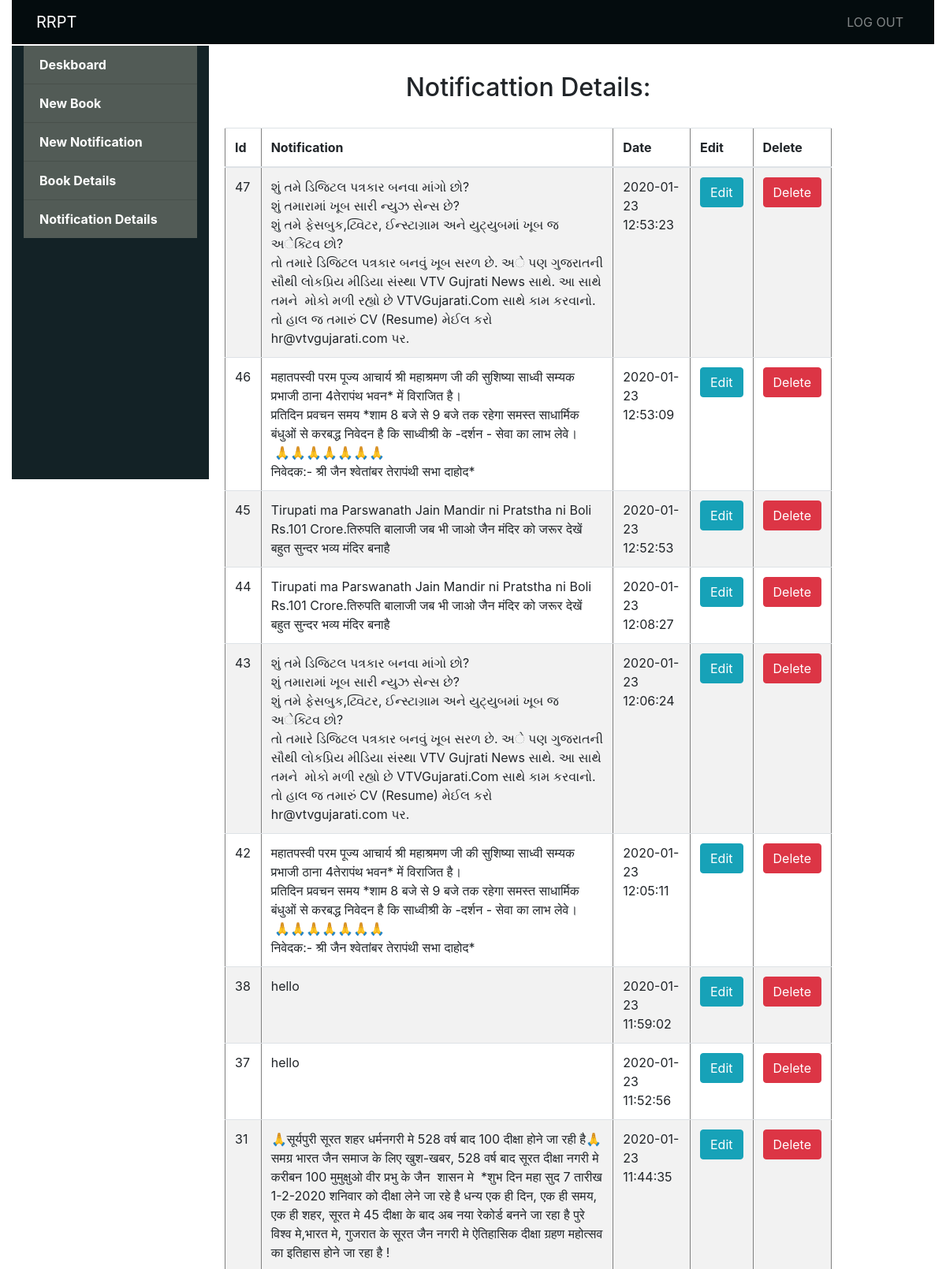
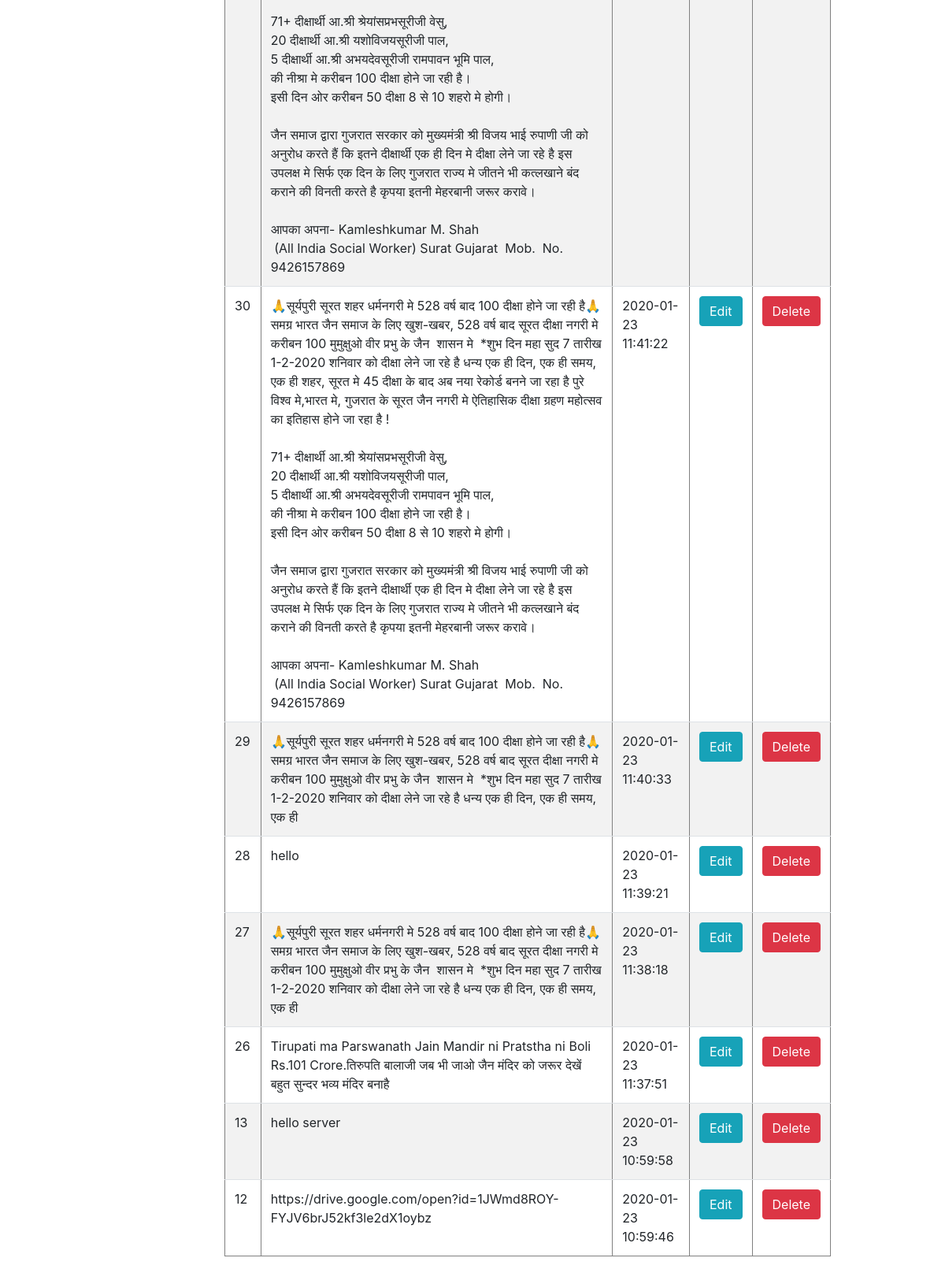
/notidetailsphp.php (signed in), run on the app's committed database (2 pictures, top to bottom).
### tables this page shows
CREATE TABLE IF NOT EXISTS `notification` (
  `noti_id` int(6) NOT NULL AUTO_INCREMENT,
  `noti_name` varchar(15000) NOT NULL,
  `date` timestamp NOT NULL DEFAULT CURRENT_TIMESTAMP,
  `a_id` int(6) DEFAULT NULL,
  PRIMARY KEY (`noti_id`),
  KEY `a_id` (`a_id`)
);

### notidetailsphp.php (the view, shortened to what this page needs)
<!DOCTYPE html>
<html>
	<head>
		<link rel="stylesheet" type="text/css" href="bootstrap/css/bootstrap.css">
	</head>
	<body>
<?php  include 'headerphp.php'  ?>
<?php include 'sidebarphp.php'?>
<dir class="container-fluid col-lg-8" style="background-color: ; float: left; left: 20px; top: 20px;">
	<h2 align="center">Notificattion Details:</h2>
<br>
		<table class="table table-striped" border="1" width="70%">
			<thead>
				<tr>
					<th>Id</th>
					<th>Notification</th>
					<th>Date</th>
					<th>Edit</th>
					<th>Delete</th>
				</tr>
			</thead>
			<tbody>
				<?php
				require_once 'config.php';
				$con = mysqli_connect("$host","$username","$password");
				mysqli_select_db($con,"$dbname");
				$q="select * from notification order by noti_id desc";
				$r=mysqli_query($con,$q);
				while ($rows=mysqli_fetch_assoc($r)) {
					echo "<tr>
							<td>".$rows['noti_id']."</td>
							<td>".$rows['noti_name']."</td>
							<td>".$rows['date']."</td>
							<td><a href='addnotiphp.php?n_id=".$rows['noti_id']."' class='btn btn-info btn-xs'>Edit</a></td>
							<td><a href='notidetailsphp.php?n_id=".$rows['noti_id']."' class='btn btn-danger btn-xs'>Delete</a></td>
						</tr>";
					}
				?>
			</tbody>
		</table>
		</dir>
	</body>
</html>

### data on the page
notification: noti_id "47", noti_name "શું તમે ડિજિટલ પત્રકાર બનવા માંગો છો? શું તમારામાં ખૂબ સારી ન્યુઝ સેન્સ છે? શું તમે ફેસબુક,ટ્વિટર, ઈન્સ્ટાગ્રામ અને યુટ્યુબમાં ખૂબ જ અેક્ટિવ છો? તો તમારે ડિજિટલ પત્રકાર બનવું ખૂબ સરળ છે. અે પણ ગુજરાતની સૌથી લોકપ્રિય મીડિયા સંસ્થા VTV Gujrati News સાથે. આ સાથે તમને મોકો મળી રહ્યો છે VTVGujarati.Com સાથે કામ કરવાનો. તો હાલ જ તમારું CV (Resume) મેઈલ કરો hr@vtvgujarati.com પર.", date "2020-01-23 12:53:23"
notification: noti_id "46", noti_name "महातपस्वी परम पूज्य आचार्य श्री महाश्रमण जी की सुशिष्या साध्वी सम्यक प्रभाजी ठाना 4तेरापंथ भवन* में विराजित है। प्रतिदिन प्रवचन समय *शाम 8 बजे से 9 बजे तक रहेगा समस्त साधार्मिक बंधुओं से करबद्ध निवेदन है कि साध्वीश्री के -दर्शन - सेवा का लाभ लेवे। 🙏🙏🙏🙏🙏🙏🙏 निवेदक:- श्री जैन श्वेतांबर तेरापंथी सभा दाहोद*", date "2020-01-23 12:53:09"
notification: noti_id "45", noti_name "Tirupati ma Parswanath Jain Mandir ni Pratstha ni Boli Rs.101 Crore.तिरुपति बालाजी जब भी जाओ जैन मंदिर को जरूर देखें बहुत सुन्दर भव्य मंदिर बनाहै", date "2020-01-23 12:52:53"
notification: noti_id "44", noti_name "Tirupati ma Parswanath Jain Mandir ni Pratstha ni Boli Rs.101 Crore.तिरुपति बालाजी जब भी जाओ जैन मंदिर को जरूर देखें बहुत सुन्दर भव्य मंदिर बनाहै", date "2020-01-23 12:08:27"
notification: noti_id "43", noti_name "શું તમે ડિજિટલ પત્રકાર બનવા માંગો છો? શું તમારામાં ખૂબ સારી ન્યુઝ સેન્સ છે? શું તમે ફેસબુક,ટ્વિટર, ઈન્સ્ટાગ્રામ અને યુટ્યુબમાં ખૂબ જ અેક્ટિવ છો? તો તમારે ડિજિટલ પત્રકાર બનવું ખૂબ સરળ છે. અે પણ ગુજરાતની સૌથી લોકપ્રિય મીડિયા સંસ્થા VTV Gujrati News સાથે. આ સાથે તમને મોકો મળી રહ્યો છે VTVGujarati.Com સાથે કામ કરવાનો. તો હાલ જ તમારું CV (Resume) મેઈલ કરો hr@vtvgujarati.com પર.", date "2020-01-23 12:06:24"
notification: noti_id "42", noti_name "महातपस्वी परम पूज्य आचार्य श्री महाश्रमण जी की सुशिष्या साध्वी सम्यक प्रभाजी ठाना 4तेरापंथ भवन* में विराजित है। प्रतिदिन प्रवचन समय *शाम 8 बजे से 9 बजे तक रहेगा समस्त साधार्मिक बंधुओं से करबद्ध निवेदन है कि साध्वीश्री के -दर्शन - सेवा का लाभ लेवे। 🙏🙏🙏🙏🙏🙏🙏 निवेदक:- श्री जैन श्वेतांबर तेरापंथी सभा दाहोद*", date "2020-01-23 12:05:11"
notification: noti_id "38", noti_name "hello", date "2020-01-23 11:59:02"
notification: noti_id "37", noti_name "hello", date "2020-01-23 11:52:56"
notification: noti_id "31", noti_name "🙏सूर्यपुरी सूरत शहर धर्मनगरी मे 528 वर्ष बाद 100 दीक्षा होने जा रही है🙏 समग्र भारत जैन समाज के लिए खुश-खबर, 528 वर्ष बाद सूरत दीक्षा नगरी मे करीबन 100 मुमुक्षुओ वीर प्रभु के जैन शासन मे *शुभ दिन महा सुद 7 तारीख 1-2-2020 शनिवार को दीक्षा लेने जा रहे है धन्य एक ही दिन, एक ही समय, एक ही शहर, सूरत मे 45 दीक्षा के बाद अब नया रेकोर्ड बनने जा रहा है पुरे विश्व मे,भारत मे, गुजरात के सूरत जैन नगरी मे ऐतिहासिक दीक्षा ग्रहण महोत्सव का इतिहास होने जा रहा है ! 71+ दीक्षार्थी आ.श्री श्रेयांसप्रभसूरीजी वेसु, 20 दीक्षार्थी आ.श्री यशोविजयसूरीजी पाल, 5 दीक्षार्थी आ.श्री अभयदेवसूरीजी रामपावन भूमि पाल, की नीश्रा मे करीबन 100 दीक्षा होने जा रही है। इसी दिन ओर करीबन 50 दीक्षा 8 से 10 शहरो मे होगी। जैन समाज…", date "2020-01-23 11:44:35"
notification: noti_id "30", noti_name "🙏सूर्यपुरी सूरत शहर धर्मनगरी मे 528 वर्ष बाद 100 दीक्षा होने जा रही है🙏 समग्र भारत जैन समाज के लिए खुश-खबर, 528 वर्ष बाद सूरत दीक्षा नगरी मे करीबन 100 मुमुक्षुओ वीर प्रभु के जैन शासन मे *शुभ दिन महा सुद 7 तारीख 1-2-2020 शनिवार को दीक्षा लेने जा रहे है धन्य एक ही दिन, एक ही समय, एक ही शहर, सूरत मे 45 दीक्षा के बाद अब नया रेकोर्ड बनने जा रहा है पुरे विश्व मे,भारत मे, गुजरात के सूरत जैन नगरी मे ऐतिहासिक दीक्षा ग्रहण महोत्सव का इतिहास होने जा रहा है ! 71+ दीक्षार्थी आ.श्री श्रेयांसप्रभसूरीजी वेसु, 20 दीक्षार्थी आ.श्री यशोविजयसूरीजी पाल, 5 दीक्षार्थी आ.श्री अभयदेवसूरीजी रामपावन भूमि पाल, की नीश्रा मे करीबन 100 दीक्षा होने जा रही है। इसी दिन ओर करीबन 50 दीक्षा 8 से 10 शहरो मे होगी। जैन समाज…", date "2020-01-23 11:41:22"
notification: noti_id "29", noti_name "🙏सूर्यपुरी सूरत शहर धर्मनगरी मे 528 वर्ष बाद 100 दीक्षा होने जा रही है🙏 समग्र भारत जैन समाज के लिए खुश-खबर, 528 वर्ष बाद सूरत दीक्षा नगरी मे करीबन 100 मुमुक्षुओ वीर प्रभु के जैन शासन मे *शुभ दिन महा सुद 7 तारीख 1-2-2020 शनिवार को दीक्षा लेने जा रहे है धन्य एक ही दिन, एक ही समय, एक ही", date "2020-01-23 11:40:33"
notification: noti_id "28", noti_name "hello", date "2020-01-23 11:39:21"
notification: noti_id "27", noti_name "🙏सूर्यपुरी सूरत शहर धर्मनगरी मे 528 वर्ष बाद 100 दीक्षा होने जा रही है🙏 समग्र भारत जैन समाज के लिए खुश-खबर, 528 वर्ष बाद सूरत दीक्षा नगरी मे करीबन 100 मुमुक्षुओ वीर प्रभु के जैन शासन मे *शुभ दिन महा सुद 7 तारीख 1-2-2020 शनिवार को दीक्षा लेने जा रहे है धन्य एक ही दिन, एक ही समय, एक ही", date "2020-01-23 11:38:18"
notification: noti_id "26", noti_name "Tirupati ma Parswanath Jain Mandir ni Pratstha ni Boli Rs.101 Crore.तिरुपति बालाजी जब भी जाओ जैन मंदिर को जरूर देखें बहुत सुन्दर भव्य मंदिर बनाहै", date "2020-01-23 11:37:51"
notification: noti_id "13", noti_name "hello server", date "2020-01-23 10:59:58"
notification: noti_id "12", noti_name "https://drive.google.com/open?id=1JWmd8ROY-FYJV6brJ52kf3le2dX1oybz", date "2020-01-23 10:59:46"
